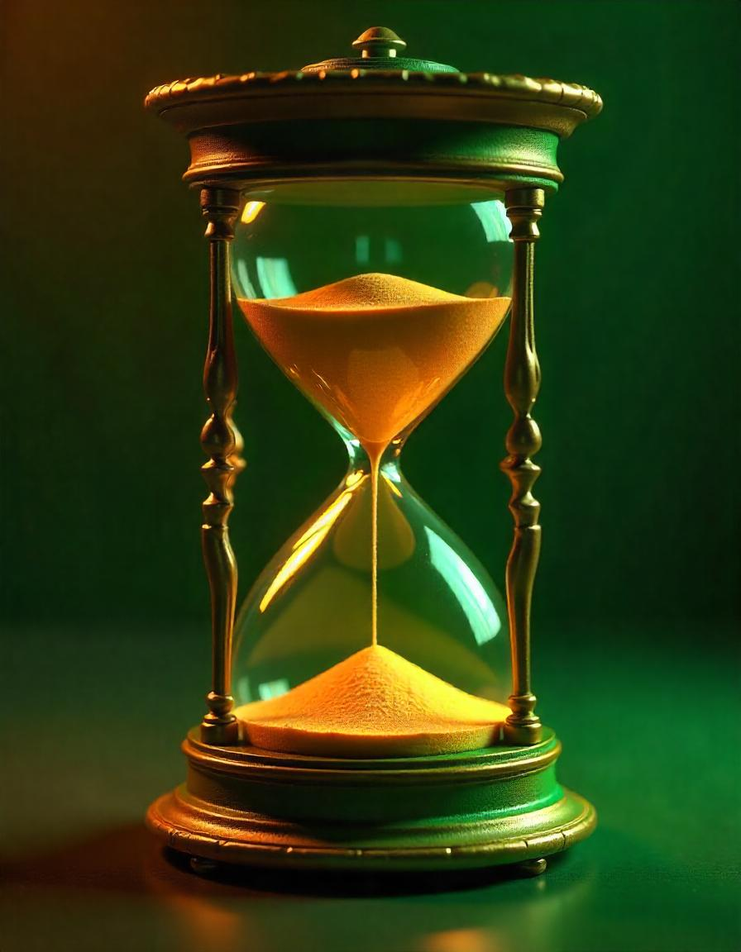
#> input picture images/img.png, 741 x 952 px, shrunk from 896 x 1152 before the run, found by its file name
$ jupyter execute program4.ipynb   (older library calls are emulated)
#> lines starting #> are read from the running program, lines starting #| are printed output that depends on the picture
## Implement various image filtering mechanisms

[cell 1]
import cv2
import numpy as np
image=cv2.imread('img.png')
#> image is the input picture: shape (952, 741, 3); mean B, G, R 17.5, 60.9, 46.2

[cell 2]
mean_filtered=cv2.blur(image,(7,7))
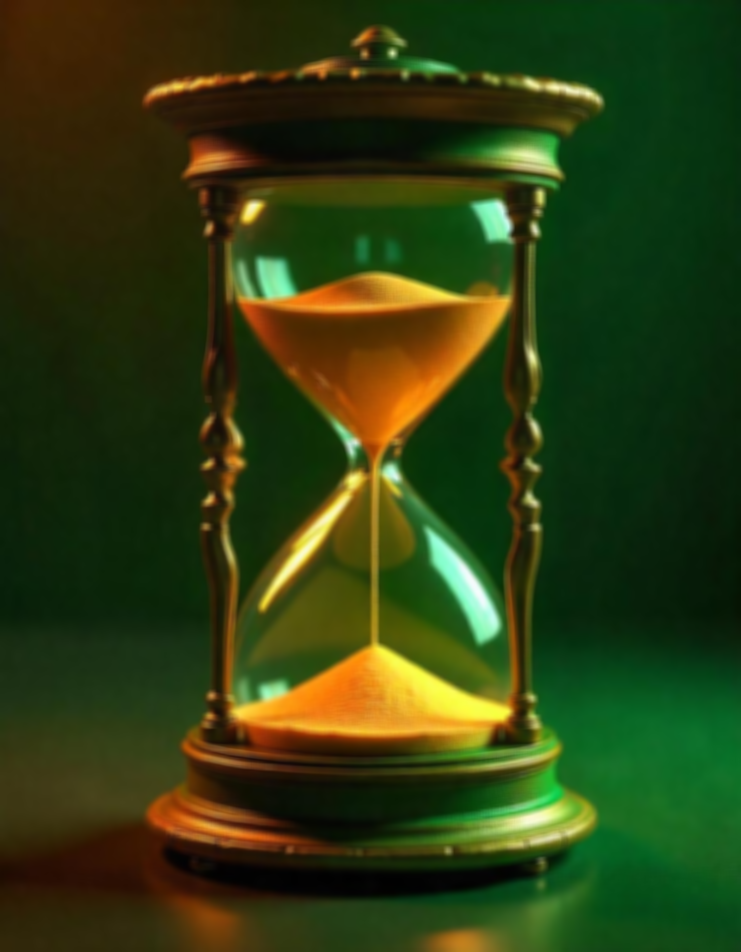
#> mean_filtered: shape (952, 741, 3); mean B, G, R 17.5, 60.9, 46.2

[cell 3]
median_filtered=cv2.medianBlur(image,7)

[cell 4]
laplacian=cv2.Laplacian(image,cv2.CV_64F)
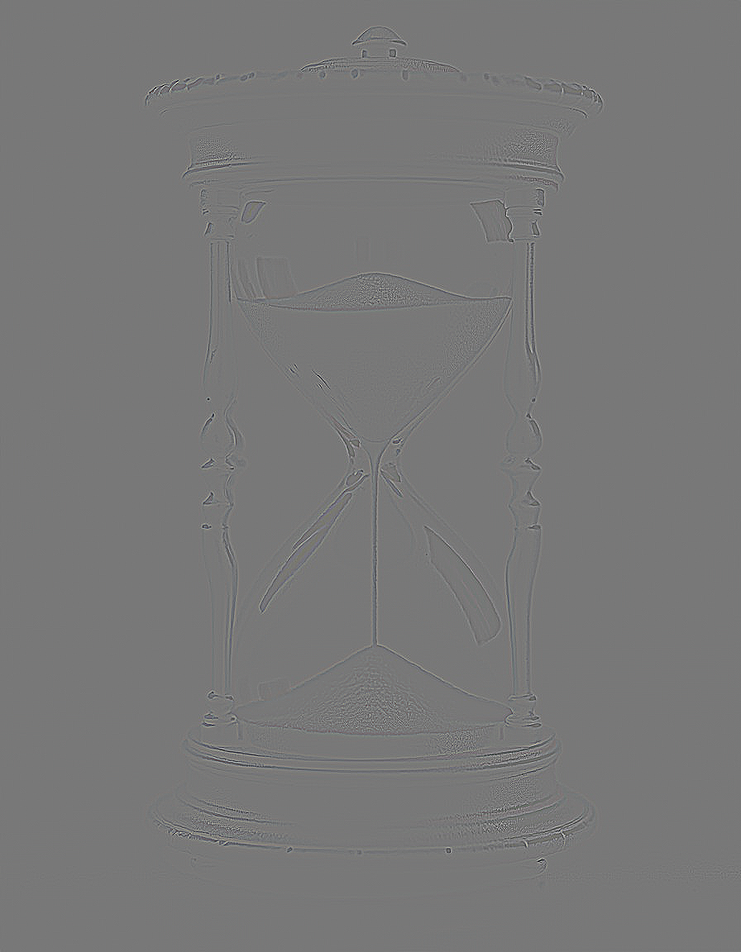
#> laplacian: shape (952, 741, 3) float64; mean B, G, R 0, 0, 0; drawn with min black and max white
laplacian_filtered=cv2.convertScaleAbs(laplacian)
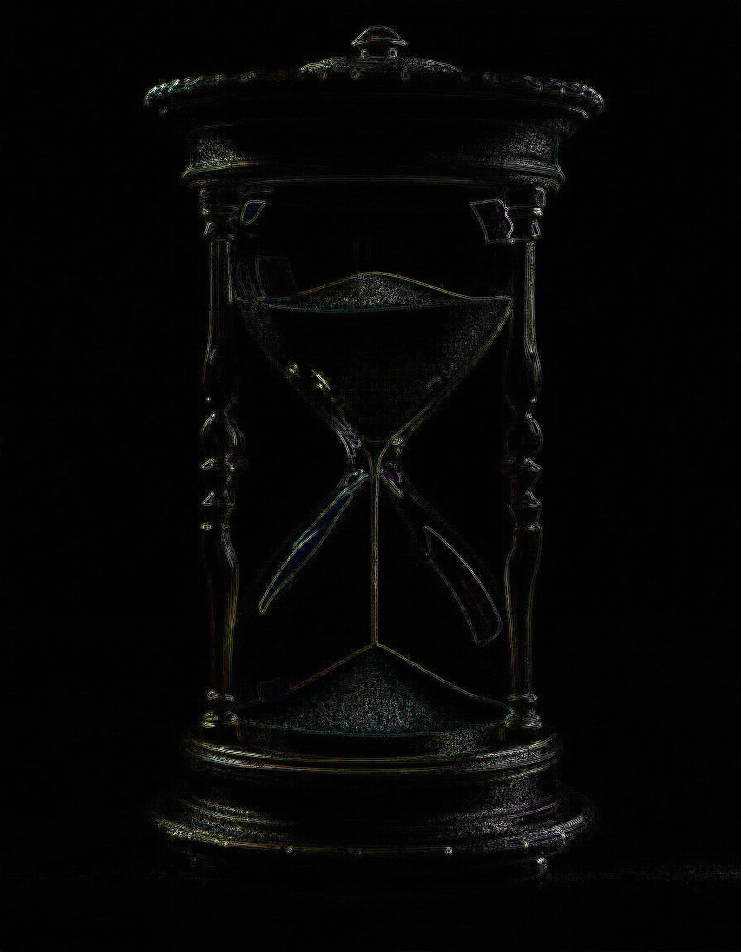
#> laplacian_filtered: shape (952, 741, 3); mean B, G, R 4.8, 5.1, 5.3
